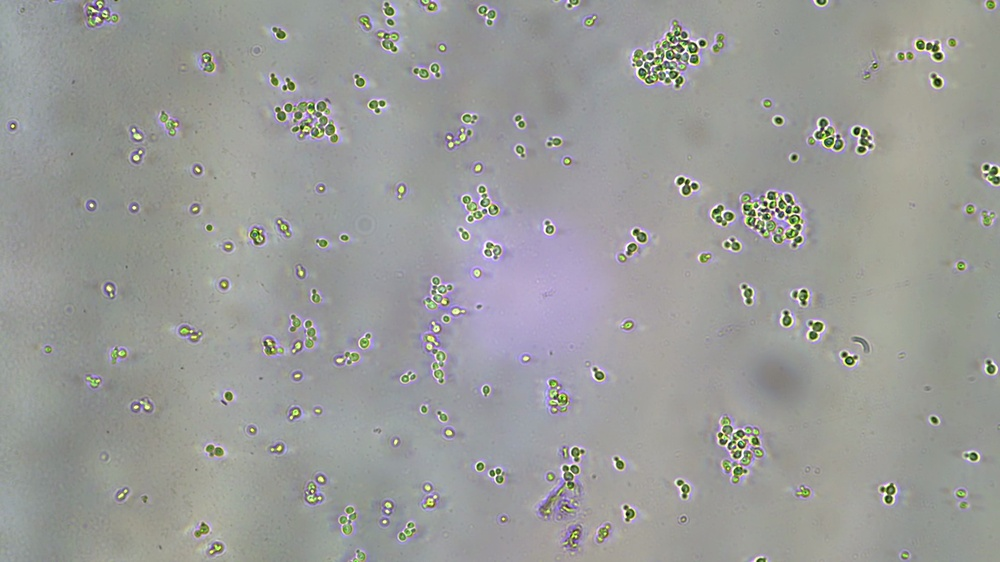
#> input picture cell_images/1.JPG, 1000 x 562 px, shrunk from 1920 x 1080 before the run
$ python -i small_cell.py   (imports and definitions only)
#> lines starting #> are read from the running program, lines starting #| are printed output that depends on the picture; after the words box and inside, x2 and y2 are one past the last pixel; in counts of white or black regions, pixels touching at a corner belong together
"""
小细胞增强模块

提供针对小细胞目标的特殊增强功能。
"""

import cv2
import numpy as np
from typing import List, Tuple, Optional


def enhance_small_cells(image: np.ndarray, cell_size_threshold: float = 0.005) -> np.ndarray:
    """增强小细胞目标

    检测并增强图像中的小细胞目标

    Args:
        image: 输入图像
        cell_size_threshold: 小细胞的相对大小阈值

    Returns:
        增强后的图像
    """
#> called with cell_size_threshold = 0.005
    # 图像尺寸
    h, w = image.shape[:2]
#> h = 562; w = 1000
    min_dim = min(h, w)
#> min_dim = 562

    # 计算小细胞的像素尺寸阈值
    cell_pixel_threshold = int(min_dim * cell_size_threshold)
#> cell_pixel_threshold = 2

    # 转为灰度图
    gray = cv2.cvtColor(image, cv2.COLOR_RGB2GRAY)
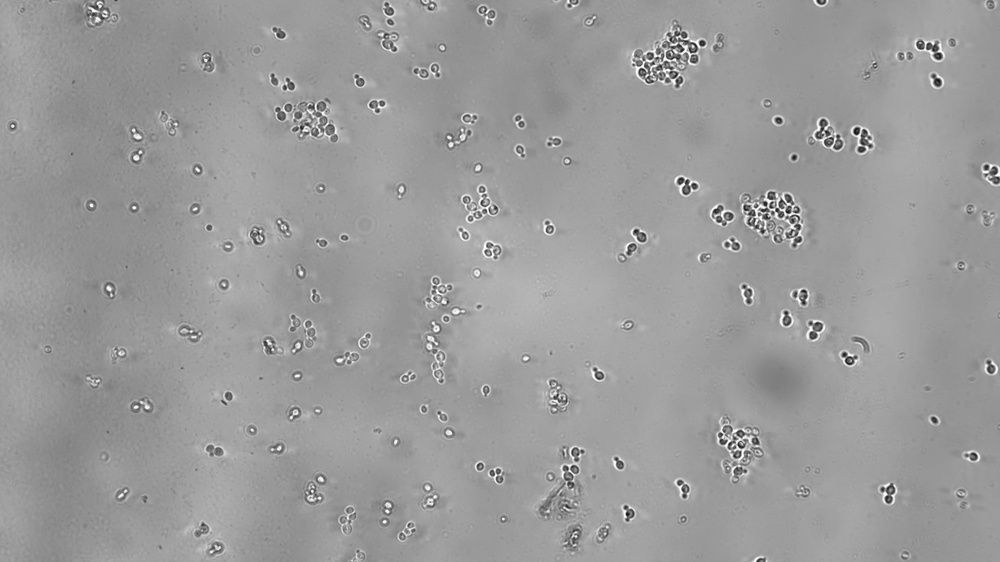
#> gray: shape (562, 1000); min 15, max 255, mean 154.9

    # 自适应阈值处理
    binary = cv2.adaptiveThreshold(gray, 255, cv2.ADAPTIVE_THRESH_GAUSSIAN_C,
                                  cv2.THRESH_BINARY_INV, 11, 2)
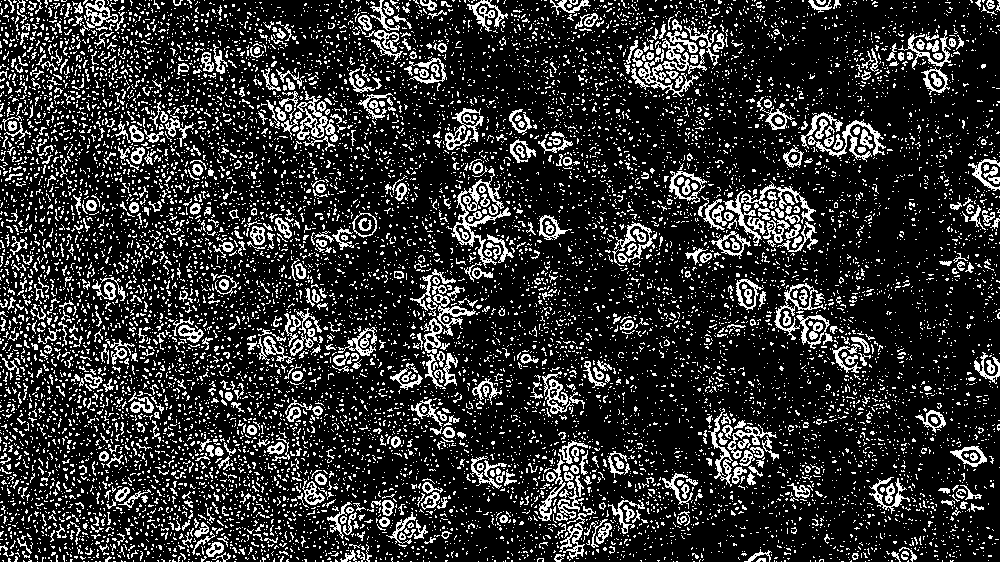
#> binary: shape (562, 1000); 18.6% white in thin lines or dots

    # 形态学操作去除噪声
    kernel = np.ones((3, 3), np.uint8)
    opening = cv2.morphologyEx(binary, cv2.MORPH_OPEN, kernel, iterations=1)
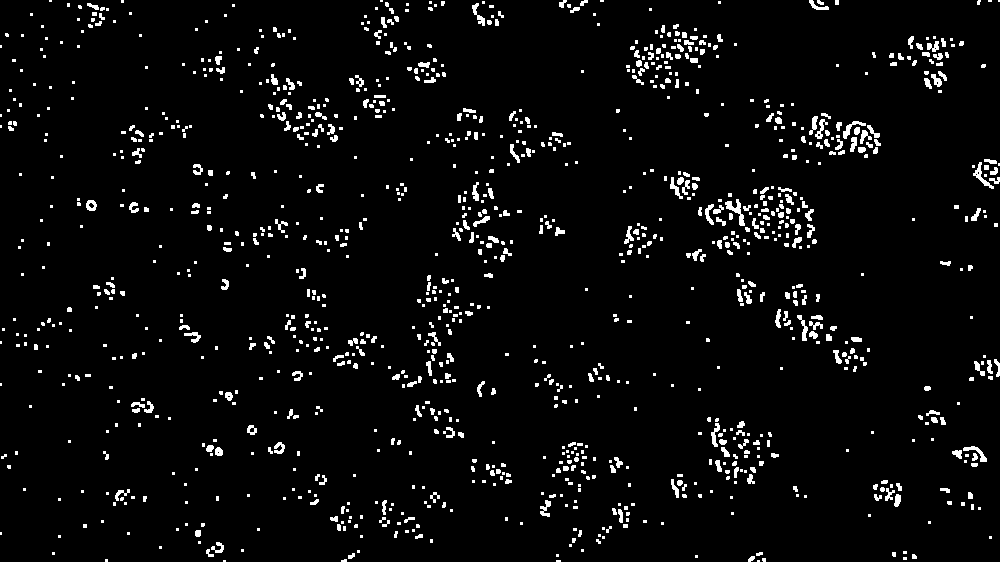
#> opening: shape (562, 1000); 4.3% white; 1195 white regions (797 under 20 px)

    # 查找轮廓
    contours, _ = cv2.findContours(opening, cv2.RETR_EXTERNAL, cv2.CHAIN_APPROX_SIMPLE)
#> contours = 1195 contours, 1002 with area under 20; largest, box (x1, y1, x2, y2) and area: (725, 199, 745, 226) 144, (973, 162, 994, 189) 110, (963, 446, 987, 462) 90, (843, 121, 866, 139) 88, (86, 200, 97, 211) 84

    # 复制原始图像以进行增强
    enhanced_img = image.copy()

    # 处理每个轮廓
    for contour in contours:
        # 计算轮廓面积
        area = cv2.contourArea(contour)

        # 只处理小细胞
        if area < cell_pixel_threshold * cell_pixel_threshold * np.pi:
            # 获取边界框
            x, y, w, h = cv2.boundingRect(contour)

            # 扩大ROI区域以包含周围上下文
            padding = 2
            min_x = max(0, x - padding)
            min_y = max(0, y - padding)
            max_x = min(image.shape[1] - 1, x + w + padding)
            max_y = min(image.shape[0] - 1, y + h + padding)

            # 确保ROI有效
            if min_y < max_y and min_x < max_x:
                roi = enhanced_img[min_y:max_y+1, min_x:max_x+1].copy()

                # 应用局部增强
                roi_lab = cv2.cvtColor(roi, cv2.COLOR_RGB2LAB)
                l, a, b = cv2.split(roi_lab)

                # 增强亮度通道
                clahe = cv2.createCLAHE(clipLimit=3.0, tileGridSize=(3, 3))
                l_enhanced = clahe.apply(l)

                # 锐化
                kernel = np.array([[-1, -1, -1], [-1, 9, -1], [-1, -1, -1]])
                l_enhanced = cv2.filter2D(l_enhanced, -1, kernel)

                # 合并通道
                roi_lab_enhanced = cv2.merge([l_enhanced, a, b])
                roi_enhanced = cv2.cvtColor(roi_lab_enhanced, cv2.COLOR_LAB2RGB)

                # 将增强的ROI放回原图
                enhanced_img[min_y:max_y+1, min_x:max_x+1] = roi_enhanced
#> this loop made 1195 passes
#> area on passes 8, 20, 23: 20, 21, 47.5
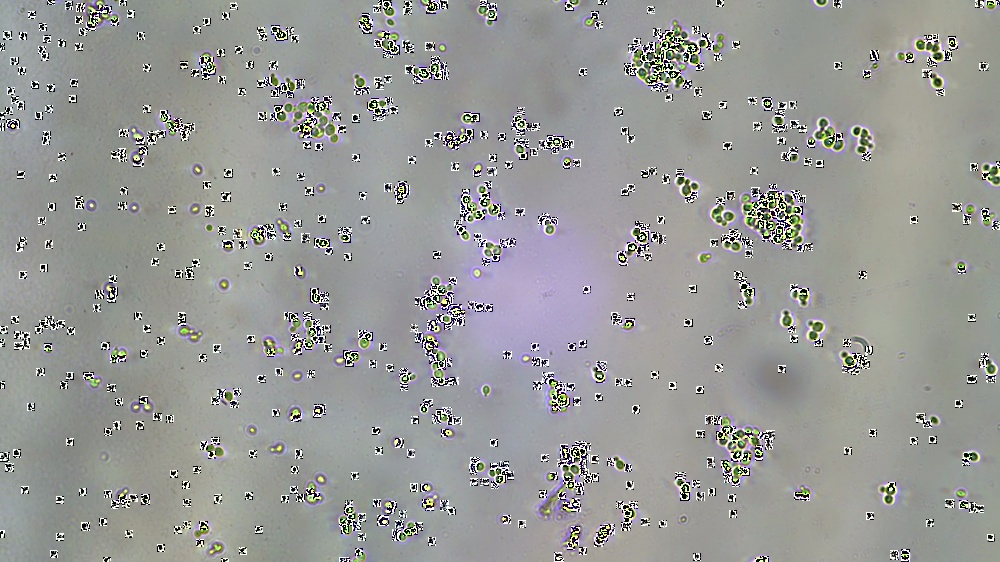
#> enhanced_img: shape (562, 1000, 3); mean R, G, B 152.7, 153.7, 151.6

    return enhanced_img


# [43 lines left out: function detect_small_cells, not called in this run]

>>> import cv2
>>> picture = cv2.cvtColor(cv2.imread('../../../cell_images/1.JPG'), cv2.COLOR_BGR2RGB)
>>> result = enhance_small_cells(picture)

$ run again, on cell_images/3.JPG
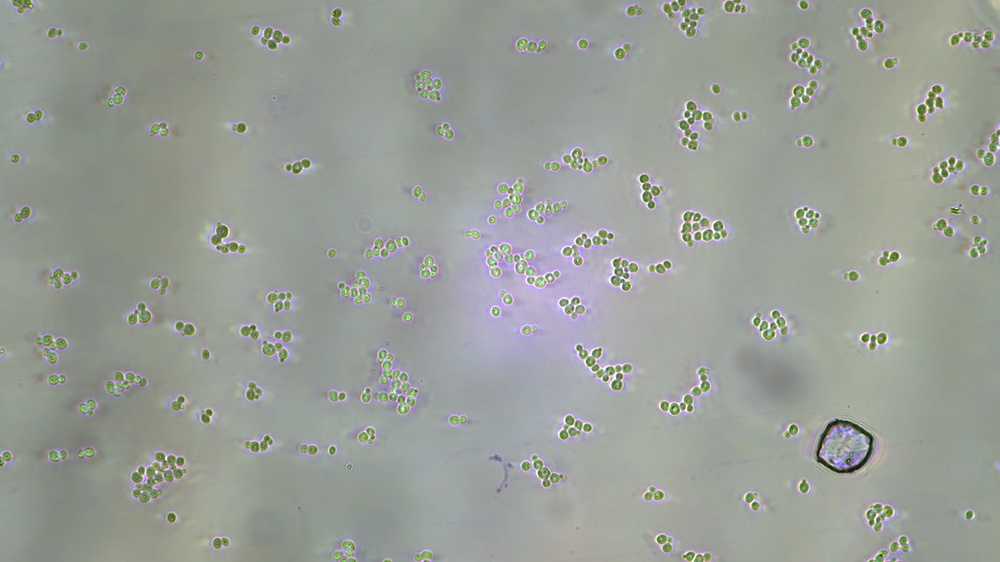
#> input picture cell_images/3.JPG, 1000 x 562 px, shrunk from 1920 x 1080 before the run
#> in enhance_small_cells, `binary = cv2.adaptiveThreshold(gray, 255, cv2.ADAPTIVE_THRESH_GAUSSIAN..`:
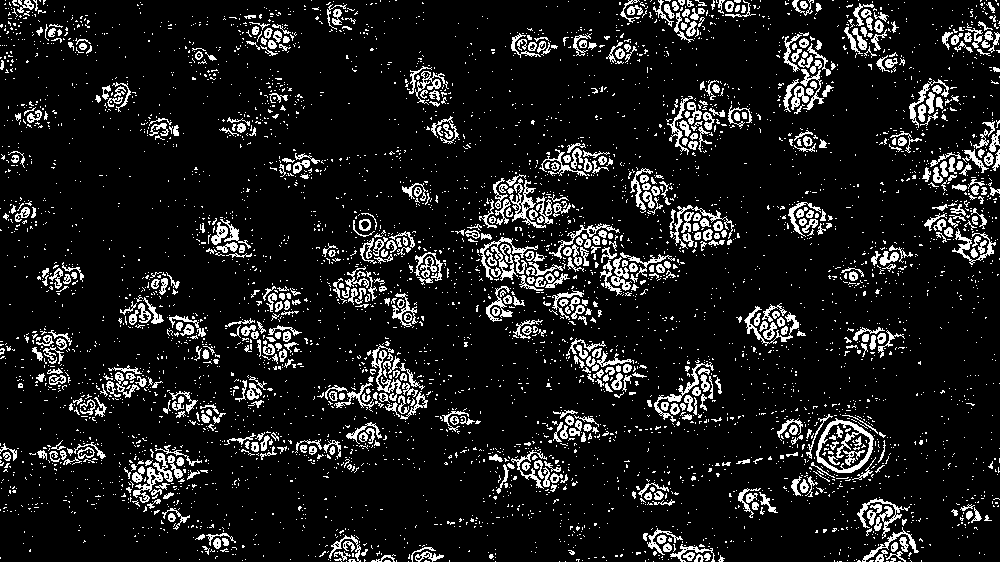
#> binary: shape (562, 1000); 10.8% white in thin lines or dots
#> opening: shape (562, 1000); 4.2% white; 1013 white regions (595 under 20 px)
#> contours = 1013 contours, 784 with area under 20; largest, box (x1, y1, x2, y2) and area: (817, 420, 873, 473) 490, (211, 226, 228, 245) 121, (880, 251, 899, 265) 118, (926, 92, 935, 113) 88, (918, 105, 926, 122) 86
#> the loop in enhance_small_cells, `for contour in contours:` made 1013 passes
#> area on passes 10, 15, 22: 28.5, 22, 44
#> after the loop in enhance_small_cells, `for contour in contours:`:
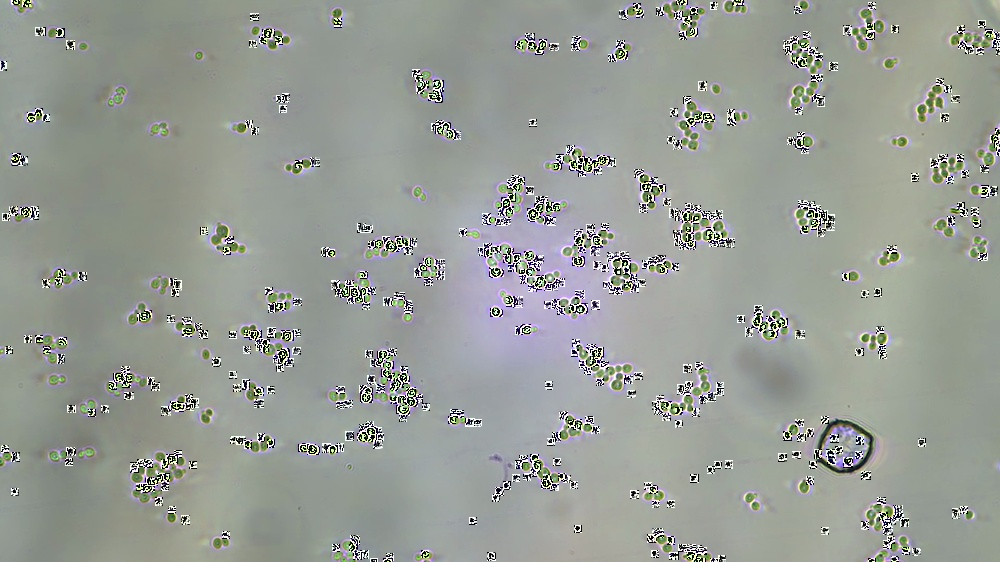
#> enhanced_img: shape (562, 1000, 3); mean R, G, B 151.8, 156.4, 149.8
